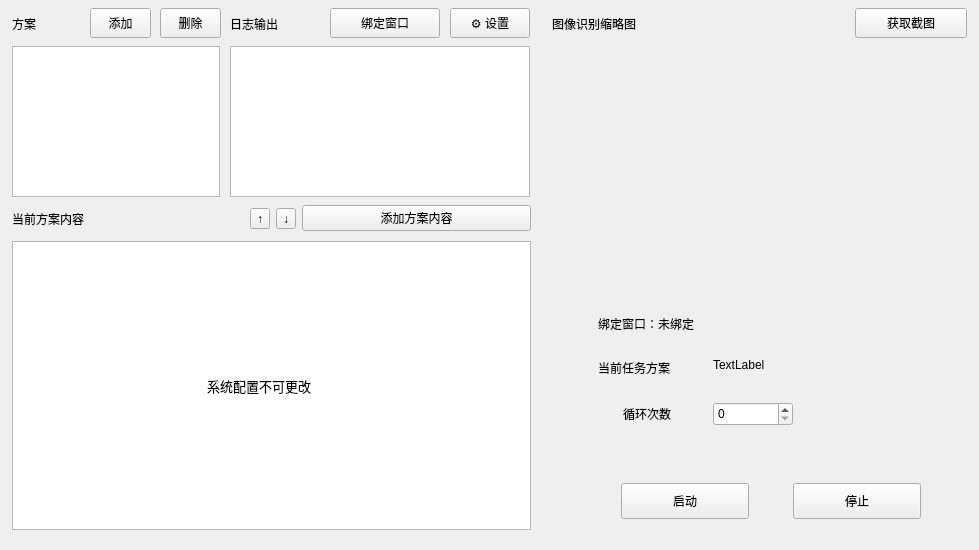
<?xml version="1.0" encoding="UTF-8"?>
<ui version="4.0">
 <class>sessionwidget</class>
 <widget class="QWidget" name="sessionwidget">
  <property name="enabled">
   <bool>true</bool>
  </property>
  <property name="geometry">
   <rect>
    <x>0</x>
    <y>0</y>
    <width>979</width>
    <height>550</height>
   </rect>
  </property>
  <property name="windowTitle">
   <string>onmyoji-script v1.5.2</string>
  </property>
  <widget class="QLabel" name="label">
   <property name="geometry">
    <rect>
     <x>12</x>
     <y>12</y>
     <width>36</width>
     <height>24</height>
    </rect>
   </property>
   <property name="text">
    <string>方案</string>
   </property>
  </widget>
  <widget class="QListWidget" name="listWidget">
   <property name="geometry">
    <rect>
     <x>12</x>
     <y>46</y>
     <width>208</width>
     <height>151</height>
    </rect>
   </property>
   <property name="editTriggers">
    <set>QAbstractItemView::EditTrigger::DoubleClicked</set>
   </property>
  </widget>
  <widget class="QTableWidget" name="tableWidget">
   <property name="geometry">
    <rect>
     <x>12</x>
     <y>241</y>
     <width>519</width>
     <height>289</height>
    </rect>
   </property>
   <property name="editTriggers">
    <set>QAbstractItemView::EditTrigger::NoEditTriggers</set>
   </property>
  </widget>
  <widget class="QLabel" name="label_3">
   <property name="geometry">
    <rect>
     <x>230</x>
     <y>12</y>
     <width>93</width>
     <height>24</height>
    </rect>
   </property>
   <property name="text">
    <string>日志输出</string>
   </property>
  </widget>
  <widget class="QPlainTextEdit" name="plainTextEdit">
   <property name="geometry">
    <rect>
     <x>230</x>
     <y>46</y>
     <width>300</width>
     <height>151</height>
    </rect>
   </property>
   <property name="readOnly">
    <bool>true</bool>
   </property>
  </widget>
  <widget class="QLabel" name="label_4">
   <property name="geometry">
    <rect>
     <x>552</x>
     <y>12</y>
     <width>151</width>
     <height>24</height>
    </rect>
   </property>
   <property name="text">
    <string>图像识别缩略图</string>
   </property>
  </widget>
  <widget class="QToolButton" name="startTaskButton">
   <property name="geometry">
    <rect>
     <x>621</x>
     <y>483</y>
     <width>128</width>
     <height>36</height>
    </rect>
   </property>
   <property name="text">
    <string>启动</string>
   </property>
  </widget>
  <widget class="QToolButton" name="stopTaskButton">
   <property name="geometry">
    <rect>
     <x>793</x>
     <y>483</y>
     <width>128</width>
     <height>36</height>
    </rect>
   </property>
   <property name="text">
    <string>停止</string>
   </property>
  </widget>
  <widget class="QLabel" name="label_5">
   <property name="geometry">
    <rect>
     <x>623</x>
     <y>402</y>
     <width>70</width>
     <height>23</height>
    </rect>
   </property>
   <property name="text">
    <string>循环次数</string>
   </property>
  </widget>
  <widget class="QSpinBox" name="taskCycleNumber">
   <property name="geometry">
    <rect>
     <x>713</x>
     <y>402</y>
     <width>80</width>
     <height>24</height>
    </rect>
   </property>
   <property name="maximum">
    <number>999</number>
   </property>
  </widget>
  <widget class="QLabel" name="label_6">
   <property name="geometry">
    <rect>
     <x>598</x>
     <y>356</y>
     <width>93</width>
     <height>23</height>
    </rect>
   </property>
   <property name="text">
    <string>当前任务方案</string>
   </property>
  </widget>
  <widget class="QLabel" name="currentTaskName">
   <property name="geometry">
    <rect>
     <x>713</x>
     <y>356</y>
     <width>231</width>
     <height>18</height>
    </rect>
   </property>
   <property name="text">
    <string>TextLabel</string>
   </property>
  </widget>
  <widget class="QPushButton" name="programmeAddBtn">
   <property name="geometry">
    <rect>
     <x>90</x>
     <y>8</y>
     <width>61</width>
     <height>30</height>
    </rect>
   </property>
   <property name="text">
    <string>添加</string>
   </property>
  </widget>
  <widget class="QPushButton" name="programmeRemoveBtn">
   <property name="geometry">
    <rect>
     <x>160</x>
     <y>8</y>
     <width>61</width>
     <height>30</height>
    </rect>
   </property>
   <property name="text">
    <string>删除</string>
   </property>
  </widget>
  <widget class="QLabel" name="openCVIdentifyLabel">
   <property name="geometry">
    <rect>
     <x>540</x>
     <y>46</y>
     <width>427</width>
     <height>220</height>
    </rect>
   </property>
   <property name="text">
    <string/>
   </property>
  </widget>
  <widget class="QToolButton" name="captureShotButton">
   <property name="geometry">
    <rect>
     <x>855</x>
     <y>8</y>
     <width>112</width>
     <height>30</height>
    </rect>
   </property>
   <property name="toolTip">
    <string>截取当前绑定实例的画面，用来确认这个标签页对应哪个游戏窗口</string>
   </property>
   <property name="text">
    <string>获取截图</string>
   </property>
   <property name="toolButtonStyle">
    <enum>Qt::ToolButtonStyle::ToolButtonTextOnly</enum>
   </property>
  </widget>
  <widget class="QWidget" name="horizontalLayoutWidget">
   <property name="geometry">
    <rect>
     <x>12</x>
     <y>195</y>
     <width>519</width>
     <height>47</height>
    </rect>
   </property>
   <layout class="QHBoxLayout" name="horizontalLayout">
    <item>
     <widget class="QLabel" name="label_2">
      <property name="text">
       <string>当前方案内容                                                </string>
      </property>
     </widget>
    </item>
    <item>
     <widget class="QToolButton" name="programmeContentUpButton">
      <property name="text">
       <string>↑</string>
      </property>
     </widget>
    </item>
    <item>
     <widget class="QToolButton" name="programmeContentDownButton">
      <property name="text">
       <string>↓</string>
      </property>
     </widget>
    </item>
    <item>
     <widget class="QPushButton" name="programmeContentAddBtn">
      <property name="text">
       <string>添加方案内容</string>
      </property>
     </widget>
    </item>
   </layout>
  </widget>
  <widget class="QToolButton" name="settingButton">
   <property name="geometry">
    <rect>
     <x>450</x>
     <y>8</y>
     <width>80</width>
     <height>30</height>
    </rect>
   </property>
   <property name="text">
    <string>⚙ 设置</string>
   </property>
   <property name="toolButtonStyle">
    <enum>Qt::ToolButtonStyle::ToolButtonTextOnly</enum>
   </property>
  </widget>
  <widget class="QToolButton" name="bindWindowButton">
   <property name="geometry">
    <rect>
     <x>330</x>
     <y>8</y>
     <width>110</width>
     <height>30</height>
    </rect>
   </property>
   <property name="text">
    <string>绑定窗口</string>
   </property>
   <property name="toolButtonStyle">
    <enum>Qt::ToolButtonStyle::ToolButtonTextOnly</enum>
   </property>
  </widget>
  <widget class="QLabel" name="bindStateLabel">
   <property name="geometry">
    <rect>
     <x>598</x>
     <y>314</y>
     <width>346</width>
     <height>20</height>
    </rect>
   </property>
   <property name="text">
    <string>绑定窗口：未绑定</string>
   </property>
  </widget>
  <widget class="QLabel" name="systemConfigTips">
   <property name="geometry">
    <rect>
     <x>207</x>
     <y>368</y>
     <width>128</width>
     <height>36</height>
    </rect>
   </property>
   <property name="font">
    <font>
     <pointsize>10</pointsize>
    </font>
   </property>
   <property name="lineWidth">
    <number>1</number>
   </property>
   <property name="text">
    <string>系统配置不可更改</string>
   </property>
  </widget>
 </widget>
 <resources/>
 <connections/>
</ui>
